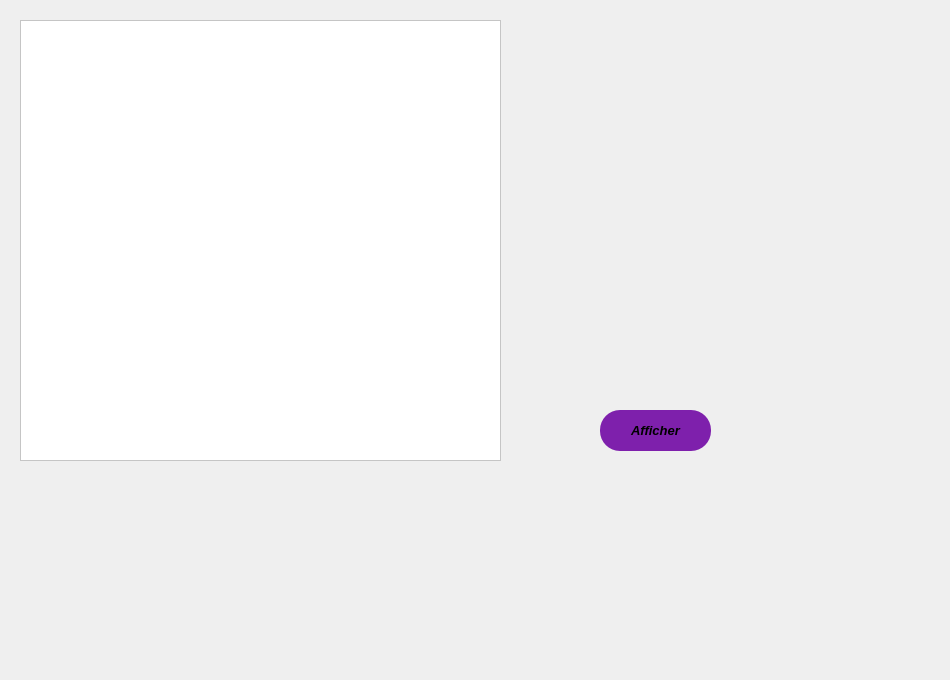
    <widget class="QWidget" name="tab_19">
     <attribute name="title">
      <string>Gestion des salaires</string>
     </attribute>
     <widget class="QLabel" name="label_51">
      <property name="geometry">
       <rect>
        <x>-20</x>
        <y>-50</y>
        <width>931</width>
        <height>541</height>
       </rect>
      </property>
      <property name="text">
       <string/>
      </property>
     </widget>
     <widget class="QTableView" name="tableView_4">
      <property name="geometry">
       <rect>
        <x>20</x>
        <y>20</y>
        <width>481</width>
        <height>441</height>
       </rect>
      </property>
      <property name="styleSheet">
       <string notr="true">background-color: rgb(255, 255, 255);</string>
      </property>
     </widget>
     <widget class="QLabel" name="label_15">
      <property name="geometry">
       <rect>
        <x>-10</x>
        <y>-100</y>
        <width>941</width>
        <height>671</height>
       </rect>
      </property>
      <property name="text">
       <string/>
      </property>
     </widget>
     <widget class="QPushButton" name="ajouter_11">
      <property name="geometry">
       <rect>
        <x>600</x>
        <y>410</y>
        <width>111</width>
        <height>41</height>
       </rect>
      </property>
      <property name="font">
       <font>
        <pointsize>10</pointsize>
        <weight>75</weight>
        <italic>true</italic>
        <bold>true</bold>
       </font>
      </property>
      <property name="styleSheet">
       <string notr="true">
QPushButton
{
border-radius: 10px 100px / 120px;
background-color: rgb(126, 32, 172);
border-color: rgb(0, 0, 255);
border-radius: 20px;
}
QPushButton:hover
{

border-left:10px solid rgb(255, 255, 255);
color:rgb(255, 255, 255);
}
QPushButton:pressed
{
font: 11pt &quot;Microsoft YaHei&quot;;
}

</string>
      </property>
      <property name="text">
       <string>Afficher</string>
      </property>
     </widget>
     <zorder>label_51</zorder>
     <zorder>label_15</zorder>
     <zorder>tableView_4</zorder>
     <zorder>ajouter_11</zorder>
    </widget>
